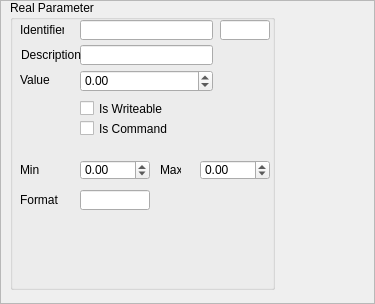
<?xml version="1.0" encoding="UTF-8"?>
<ui version="4.0">
 <class>RealParameterView</class>
 <widget class="QFrame" name="RealParameterView">
  <property name="geometry">
   <rect>
    <x>0</x>
    <y>0</y>
    <width>375</width>
    <height>304</height>
   </rect>
  </property>
  <property name="windowTitle">
   <string>Frame</string>
  </property>
  <property name="frameShape">
   <enum>QFrame::StyledPanel</enum>
  </property>
  <property name="frameShadow">
   <enum>QFrame::Raised</enum>
  </property>
  <widget class="QGroupBox" name="groupBox">
   <property name="geometry">
    <rect>
     <x>10</x>
     <y>0</y>
     <width>265</width>
     <height>290</height>
    </rect>
   </property>
   <property name="title">
    <string>Real Parameter</string>
   </property>
   <property name="flat">
    <bool>false</bool>
   </property>
   <widget class="QLineEdit" name="numberText">
    <property name="geometry">
     <rect>
      <x>210</x>
      <y>20</y>
      <width>50</width>
      <height>20</height>
     </rect>
    </property>
    <property name="readOnly">
     <bool>true</bool>
    </property>
   </widget>
   <widget class="QLineEdit" name="descriptionText">
    <property name="geometry">
     <rect>
      <x>70</x>
      <y>45</y>
      <width>133</width>
      <height>20</height>
     </rect>
    </property>
    <property name="readOnly">
     <bool>false</bool>
    </property>
   </widget>
   <widget class="QLabel" name="label_2">
    <property name="geometry">
     <rect>
      <x>11</x>
      <y>45</y>
      <width>61</width>
      <height>20</height>
     </rect>
    </property>
    <property name="text">
     <string>Description</string>
    </property>
   </widget>
   <widget class="QLineEdit" name="identifierText">
    <property name="geometry">
     <rect>
      <x>70</x>
      <y>20</y>
      <width>133</width>
      <height>20</height>
     </rect>
    </property>
    <property name="readOnly">
     <bool>true</bool>
    </property>
   </widget>
   <widget class="QLabel" name="label">
    <property name="geometry">
     <rect>
      <x>10</x>
      <y>20</y>
      <width>44</width>
      <height>20</height>
     </rect>
    </property>
    <property name="text">
     <string>Identifier</string>
    </property>
   </widget>
   <widget class="QCheckBox" name="isWriteableBox">
    <property name="geometry">
     <rect>
      <x>70</x>
      <y>100</y>
      <width>131</width>
      <height>17</height>
     </rect>
    </property>
    <property name="text">
     <string>Is Writeable</string>
    </property>
   </widget>
   <widget class="QCheckBox" name="isCommandCheckBox">
    <property name="geometry">
     <rect>
      <x>70</x>
      <y>120</y>
      <width>131</width>
      <height>17</height>
     </rect>
    </property>
    <property name="text">
     <string>Is Command</string>
    </property>
   </widget>
   <widget class="QLabel" name="label_4">
    <property name="geometry">
     <rect>
      <x>10</x>
      <y>160</y>
      <width>51</width>
      <height>20</height>
     </rect>
    </property>
    <property name="text">
     <string>Min</string>
    </property>
   </widget>
   <widget class="QLabel" name="label_5">
    <property name="geometry">
     <rect>
      <x>150</x>
      <y>160</y>
      <width>21</width>
      <height>20</height>
     </rect>
    </property>
    <property name="text">
     <string>Max</string>
    </property>
   </widget>
   <widget class="QLabel" name="label_6">
    <property name="geometry">
     <rect>
      <x>10</x>
      <y>70</y>
      <width>51</width>
      <height>20</height>
     </rect>
    </property>
    <property name="text">
     <string>Value</string>
    </property>
   </widget>
   <widget class="QDoubleSpinBox" name="valueBox">
    <property name="geometry">
     <rect>
      <x>70</x>
      <y>70</y>
      <width>133</width>
      <height>22</height>
     </rect>
    </property>
    <property name="minimum">
     <double>-10000.000000000000000</double>
    </property>
    <property name="maximum">
     <double>10000.000000000000000</double>
    </property>
   </widget>
   <widget class="QDoubleSpinBox" name="minBox">
    <property name="geometry">
     <rect>
      <x>70</x>
      <y>160</y>
      <width>70</width>
      <height>20</height>
     </rect>
    </property>
    <property name="minimum">
     <double>-10000.000000000000000</double>
    </property>
    <property name="maximum">
     <double>10000.000000000000000</double>
    </property>
   </widget>
   <widget class="QDoubleSpinBox" name="maxBox">
    <property name="geometry">
     <rect>
      <x>190</x>
      <y>160</y>
      <width>70</width>
      <height>20</height>
     </rect>
    </property>
    <property name="buttonSymbols">
     <enum>QAbstractSpinBox::UpDownArrows</enum>
    </property>
    <property name="minimum">
     <double>-10000.000000000000000</double>
    </property>
    <property name="maximum">
     <double>10000.000000000000000</double>
    </property>
   </widget>
   <widget class="QLabel" name="label_7">
    <property name="geometry">
     <rect>
      <x>10</x>
      <y>190</y>
      <width>51</width>
      <height>20</height>
     </rect>
    </property>
    <property name="text">
     <string>Format</string>
    </property>
   </widget>
   <widget class="QLineEdit" name="formatText">
    <property name="geometry">
     <rect>
      <x>70</x>
      <y>190</y>
      <width>70</width>
      <height>20</height>
     </rect>
    </property>
    <property name="readOnly">
     <bool>false</bool>
    </property>
   </widget>
  </widget>
 </widget>
 <resources/>
 <connections>
  <connection>
   <sender>minBox</sender>
   <signal>editingFinished()</signal>
   <receiver>RealParameterView</receiver>
   <slot>updateEntityMin()</slot>
   <hints>
    <hint type="sourcelabel">
     <x>115</x>
     <y>200</y>
    </hint>
    <hint type="destinationlabel">
     <x>200</x>
     <y>159</y>
    </hint>
   </hints>
  </connection>
  <connection>
   <sender>maxBox</sender>
   <signal>editingFinished()</signal>
   <receiver>RealParameterView</receiver>
   <slot>updateEntityMax()</slot>
   <hints>
    <hint type="sourcelabel">
     <x>275</x>
     <y>200</y>
    </hint>
    <hint type="destinationlabel">
     <x>200</x>
     <y>159</y>
    </hint>
   </hints>
  </connection>
  <connection>
   <sender>valueBox</sender>
   <signal>editingFinished()</signal>
   <receiver>RealParameterView</receiver>
   <slot>updateEntityValue()</slot>
   <hints>
    <hint type="sourcelabel">
     <x>115</x>
     <y>170</y>
    </hint>
    <hint type="destinationlabel">
     <x>200</x>
     <y>159</y>
    </hint>
   </hints>
  </connection>
  <connection>
   <sender>formatText</sender>
   <signal>editingFinished()</signal>
   <receiver>RealParameterView</receiver>
   <slot>updateEntityFormat()</slot>
   <hints>
    <hint type="sourcelabel">
     <x>275</x>
     <y>169</y>
    </hint>
    <hint type="destinationlabel">
     <x>200</x>
     <y>159</y>
    </hint>
   </hints>
  </connection>
  <connection>
   <sender>isCommandCheckBox</sender>
   <signal>clicked()</signal>
   <receiver>RealParameterView</receiver>
   <slot>updateEntityCommand()</slot>
   <hints>
    <hint type="sourcelabel">
     <x>145</x>
     <y>118</y>
    </hint>
    <hint type="destinationlabel">
     <x>200</x>
     <y>159</y>
    </hint>
   </hints>
  </connection>
  <connection>
   <sender>isWriteableBox</sender>
   <signal>clicked()</signal>
   <receiver>RealParameterView</receiver>
   <slot>updateEntityWriteable()</slot>
   <hints>
    <hint type="sourcelabel">
     <x>145</x>
     <y>98</y>
    </hint>
    <hint type="destinationlabel">
     <x>200</x>
     <y>159</y>
    </hint>
   </hints>
  </connection>
  <connection>
   <sender>descriptionText</sender>
   <signal>editingFinished()</signal>
   <receiver>RealParameterView</receiver>
   <slot>updateEntityDescription()</slot>
   <hints>
    <hint type="sourcelabel">
     <x>143</x>
     <y>65</y>
    </hint>
    <hint type="destinationlabel">
     <x>200</x>
     <y>159</y>
    </hint>
   </hints>
  </connection>
 </connections>
 <slots>
  <slot>updateEntityDescription()</slot>
  <slot>updateEntityWriteable()</slot>
  <slot>updateEntityCommand()</slot>
  <slot>updateEntityValue()</slot>
  <slot>updateEntityMax()</slot>
  <slot>updateEntityMin()</slot>
  <slot>updateEntityFormat()</slot>
 </slots>
</ui>
